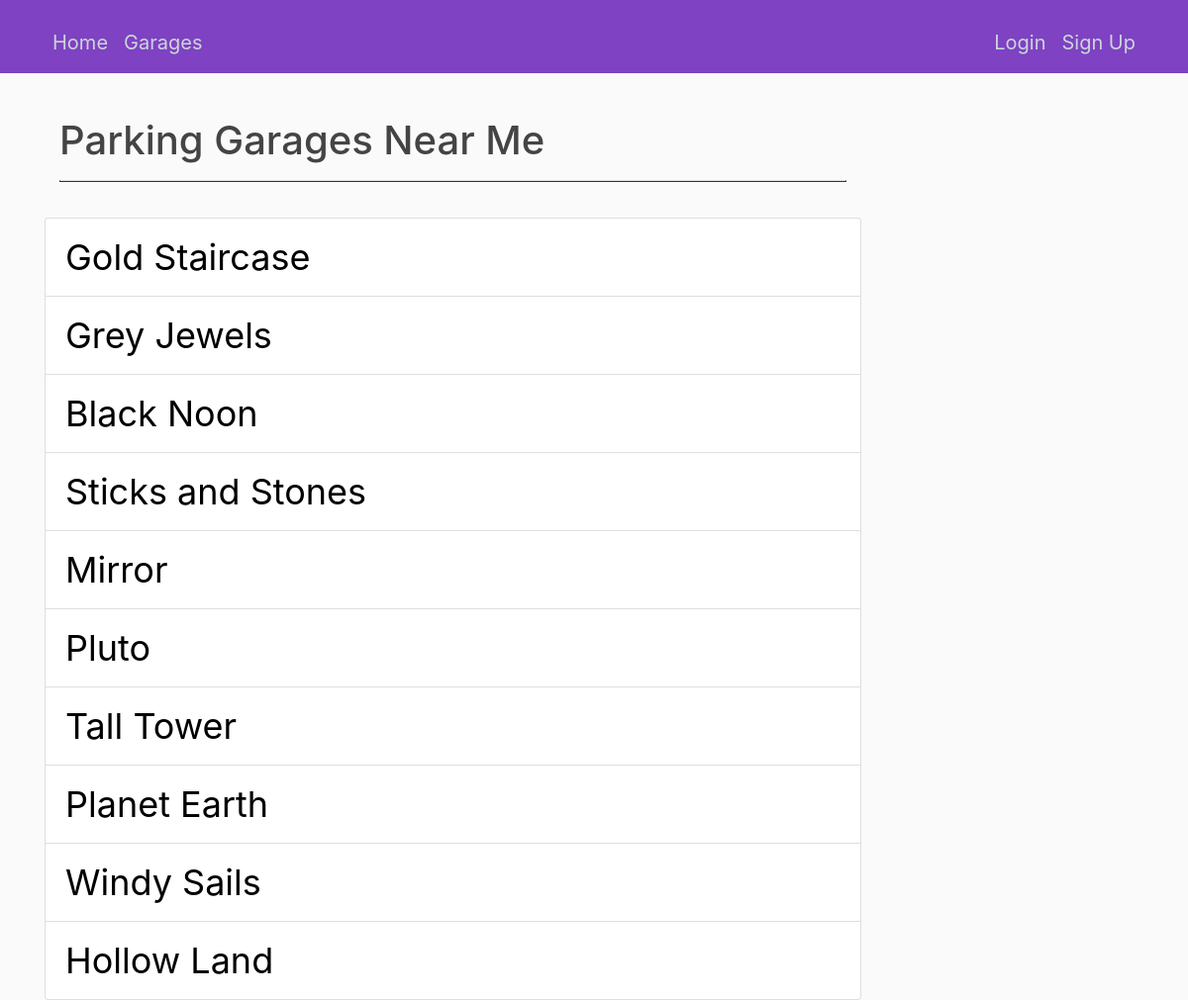
The app's page /parkview/ with its own data.
### parkview/models.py (models this page shows, shortened)
class ParkingGarage(models.Model):
    name     = models.CharField(max_length=30)
    street   = models.CharField(max_length=100)
    city     = models.CharField(max_length=100)
    country  = models.CharField(max_length=25)
    zip_code = models.IntegerField()
    floors   = models.IntegerField()
    price    = models.IntegerField()

### parkview/views.py (the view)
# urls.py: path('', views.GaragesView.as_view(), name='garages'),
class GaragesView(generic.ListView):
    template_name = 'parkview/garages.html'
    context_object_name = 'nearby_garages'
    def get_queryset(self):
        return getattr(ParkingGarage, 'objects').all()[:10]

### parkview/templates/parkview/garages.html
{% extends "accounts/base.html" %}
{% block content %}
<div class="container jumbo">
<h1>Parking Garages Near Me</h1>
<hr class="break brk">
</div>
{% if nearby_garages %}
    <ul class="list-group">
    {% for garage in nearby_garages %}
        <li class="list-group-item list-group-item-action garages-text option-btn">
            <a class="stretched-link text-decoration-none" href="{% url 'parkview:spots' garage.id %}">{{ garage.name }}</a>
        </li>
    {% endfor %}
    </ul>
{% else %}
    <p>No garages are nearby</p>
{% endif %}
{% endblock content %}

### accounts/static/accounts/main.css (style rules this page uses)
body { background: #fafafa; color: #333333; margin-top: 5rem; }
h1, h2, h3, h4, h5, h6 { color: #444444; }
ul { margin: 0; }
.jumbo { padding-top: 38px; padding-bottom: 20px; }
.brk { display: block; border-style: solid; border-width: 1.8px; }
.garages-text { font-size: 36px; }
.option-btn a { color: black; }

### records on screen
ParkingGarage: name "Gold Staircase"
ParkingGarage: name "Grey Jewels"
ParkingGarage: name "Black Noon"
ParkingGarage: name "Sticks and Stones"
ParkingGarage: name "Mirror"
ParkingGarage: name "Pluto"
ParkingGarage: name "Tall Tower"
ParkingGarage: name "Planet Earth"
ParkingGarage: name "Windy Sails"
ParkingGarage: name "Hollow Land"
